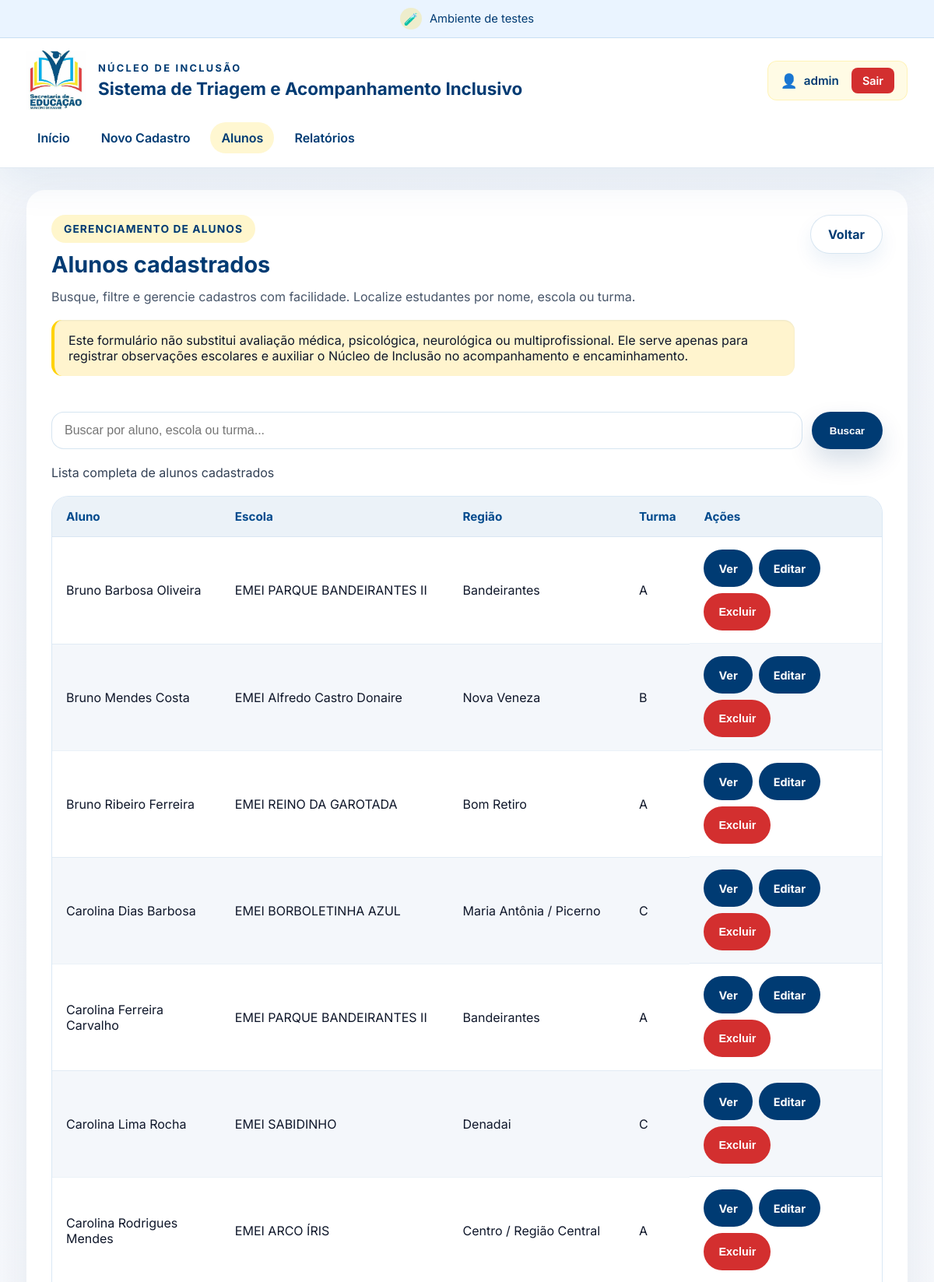
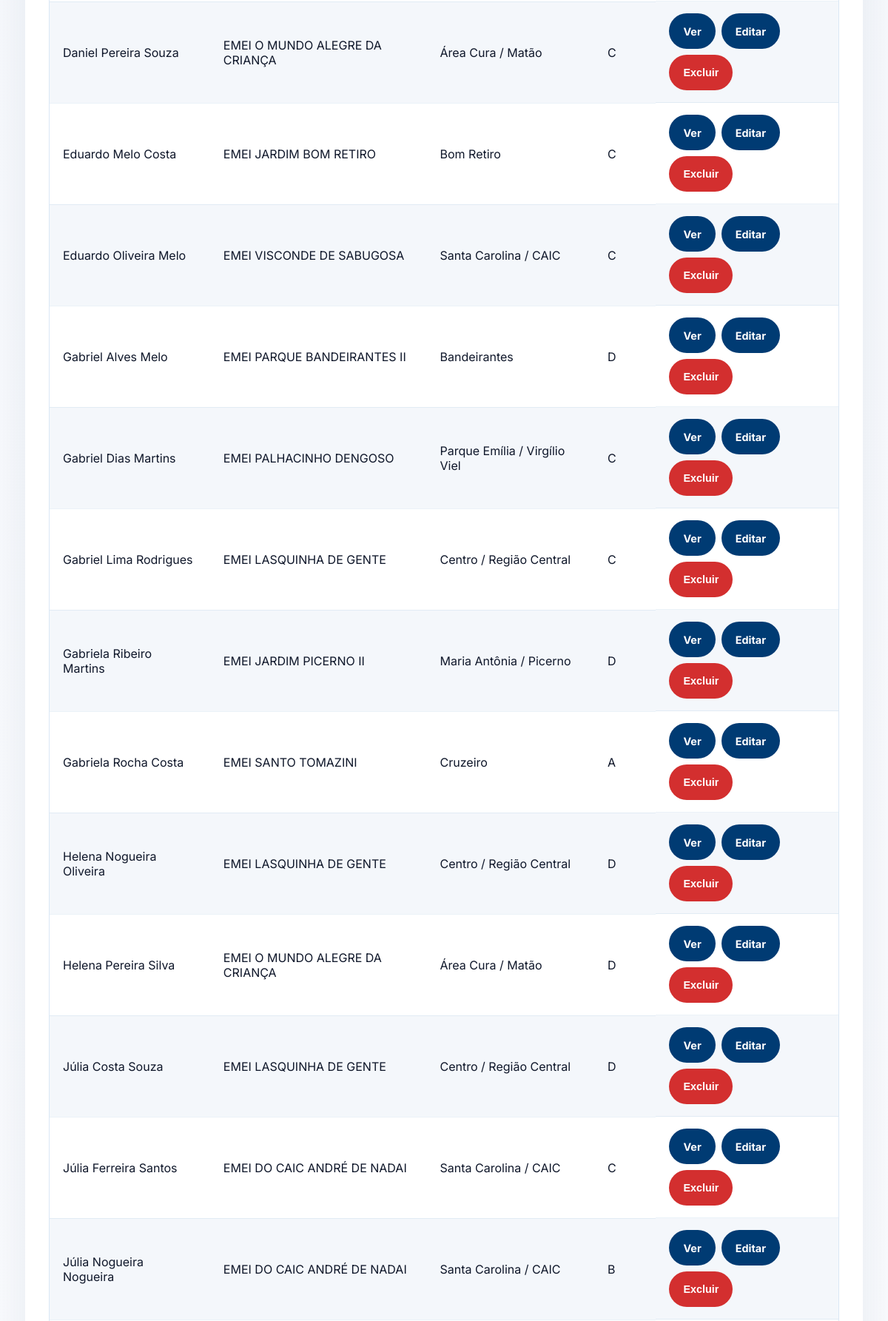
The app's page /alunos (signed in, upper part) with its own data (2 pictures, top to bottom).
### tables this page shows
CREATE TABLE alunos (
            id INTEGER PRIMARY KEY AUTOINCREMENT,
            escola_nome TEXT,
            unidade_regiao TEXT,
            responsavel_preenc TEXT,
            cargo_funcao TEXT,
            telefone_email TEXT,
            aluno_nome TEXT,
            data_nascimento TEXT,
            idade TEXT,
            ano_serie TEXT,
            turma TEXT,
            turno TEXT,
            responsavel_familiar TEXT,
            telefone_responsavel TEXT,
            laudo TEXT,
            aee TEXT,
            acompanhamento_externo TEXT,
            contato_visual TEXT,
            dificuldade_interacao TEXT,
            prefere_sozinho TEXT,
            dificuldade_regras TEXT,
            resposta_chamado TEXT,
            comunicacao_oral TEXT,
            repeticao_palavras TEXT,
            expressar_necessidades TEXT,
            incômodo_sensoriais TEXT,
            movimentos_repetitivos TEXT,
            apego_rotinas TEXT,
            irritacao_mudancas TEXT,
            interesses_restritos TEXT,
            crises_sem_causa TEXT,
            dificuldade_concentracao TEXT,
            apoio_constante TEXT,
            seletividade_alimentar TEXT,
            dificuldade_grupo TEXT,
            sensibilidade_toque TEXT,
            familia_alertada TEXT
        , data_cadastro TEXT, status_caso TEXT, nivel_atencao TEXT, sinais_observados TEXT, observacoes_pedagogicas TEXT);

### app.py (the view)
@app.route("/alunos", methods=["GET", "POST"])
@login_required
def alunos():
    termo = request.values.get("q", "").strip()
    cadastros = []
    mensagem = ""
    if termo:
        termo_sql = f"%{termo}%"
        conn = get_db_connection()
        cadastros = conn.execute(
            "SELECT * FROM alunos WHERE aluno_nome LIKE ? OR escola_nome LIKE ? OR turma LIKE ? ORDER BY aluno_nome",
            (termo_sql, termo_sql, termo_sql),
        ).fetchall()
        conn.close()
        mensagem = f"Resultados da busca para '{termo}' ({len(cadastros)} encontrado{'s' if len(cadastros) != 1 else ''})"
    else:
        conn = get_db_connection()
        cadastros = conn.execute("SELECT * FROM alunos ORDER BY aluno_nome").fetchall()
        conn.close()
        mensagem = "Lista completa de alunos cadastrados"
    return render_template(
        "listar.html",
        cadastros=cadastros,
        aviso=AVISO_IMPORTANTE,
        mensagem=mensagem,
        termo=termo,
    )

### app.py (called while the page is built)
def get_db_connection():
    conn = sqlite3.connect(DATABASE)
    conn.row_factory = sqlite3.Row
    return conn

def login_required(f):
    @wraps(f)
    def decorated_function(*args, **kwargs):
        if 'usuario' not in session:
            return redirect(url_for('login'))
        return f(*args, **kwargs)
    return decorated_function

### templates/listar.html (shortened to what this page needs)
<!DOCTYPE html>
<html lang="pt-BR">
<head>
    <link rel="stylesheet" href="{{ url_for('static', filename='style.css') }}" />
</head>
<body>
    {% include 'header.html' %}
    <main class="container">
        <section class="list-card">
            <div class="list-header">
                <div>
                    <span class="eyebrow">Gerenciamento de alunos</span>
                    <h2>Alunos cadastrados</h2>
                    <p class="section-note">Busque, filtre e gerencie cadastros com facilidade. Localize estudantes por nome, escola ou turma.</p>
                    <p class="warning">{{ aviso }}</p>
                </div>
                <div class="list-actions">
                    <a class="button secondary" href="{{ url_for('index') }}">Voltar</a>
                </div>
            </div>
            <form class="search-form" method="get" action="{{ url_for('alunos') }}">
                <input
                    type="text"
                    name="q"
                    placeholder="Buscar por aluno, escola ou turma..."
                    value="{{ termo or '' }}"
                    class="search-input"
                />
                <button class="button primary" type="submit">Buscar</button>
            </form>
            <p class="list-message">{{ mensagem }}</p>
            {% if cadastros %}
                <div class="table-scroll">
                    <table>
                        <thead>
                            <tr>
                                <th>Aluno</th>
                                <th>Escola</th>
                                <th>Região</th>
                                <th>Turma</th>
                                <th>Ações</th>
                            </tr>
                        </thead>
                        <tbody>
                            {% for aluno in cadastros %}
                                <tr>
                                    <td>{{ aluno['aluno_nome'] }}</td>
                                    <td>{{ aluno['escola_nome'] }}</td>
                                    <td>{{ aluno['unidade_regiao'] or '-' }}</td>
                                    <td>{{ aluno['turma'] or '-' }}</td>
                                    <td class="actions-cell">
                                        <a class="button small" href="{{ url_for('detalhes', aluno_id=aluno['id']) }}">Ver</a>
                                        <a class="button small" href="{{ url_for('editar', aluno_id=aluno['id']) }}">Editar</a>
                                        <form method="post" action="{{ url_for('excluir', aluno_id=aluno['id']) }}" onsubmit="return confirm('Deseja realmente excluir este cadastro?');">
                                            <button class="button small danger" type="submit">Excluir</button>
                                        </form>
                                    </td>
                                </tr>
                            {% endfor %}
                        </tbody>
                    </table>
                </div>
            {% else %}
                <div class="empty-state">
                    <p>{% if termo %}Nenhum cadastro encontrado para "{{ termo }}".{% else %}Nenhum cadastro encontrado.{% endif %}</p>
                </div>
            {% endif %}
        </section>
    </main>
</body>
</html>

### templates/header.html
<header class="page-header">
    <div class="header-strip">
        <span class="strip-icon">🧪</span>
        <span>Ambiente de testes</span>
    </div>
    <div class="header-main">
        <div class="brand-left">
            <img src="{{ url_for('static', filename='logo_secretaria.png') }}" alt="Secretaria de Educação de Sumaré" class="logo header-logo" />
            <div class="brand-copy">
                <span class="header-context">Núcleo de Inclusão</span>
                <h1>Sistema de Triagem e Acompanhamento Inclusivo</h1>
            </div>
        </div>
        <div class="user-panel">
            <div class="user-info">
                <span class="user-icon">👤</span>
                <span class="user-name">{{ session.get('usuario', 'Usuário') }}</span>
            </div>
            <a href="{{ url_for('logout') }}" class="logout-button" title="Sair do sistema">
                Sair
            </a>
        </div>
    </div>
    <nav class="main-nav">
        <a href="{{ url_for('index') }}" class="nav-link {% if request.path == url_for('index') %}active{% endif %}">Início</a>
        <a href="{{ url_for('novo_cadastro') }}" class="nav-link {% if request.path == url_for('novo_cadastro') %}active{% endif %}">Novo Cadastro</a>
        <a href="{{ url_for('alunos') }}" class="nav-link {% if request.path == url_for('alunos') %}active{% endif %}">Alunos</a>
        <a href="{{ url_for('relatorios') }}" class="nav-link {% if request.path == url_for('relatorios') %}active{% endif %}">Relatórios</a>
    </nav>
</header>

### records on screen
alunos: aluno_nome "Bruno Barbosa Oliveira", escola_nome "EMEI PARQUE BANDEIRANTES II", unidade_regiao "Bandeirantes", turma "A"
alunos: aluno_nome "Bruno Mendes Costa", escola_nome "EMEI Alfredo Castro Donaire", unidade_regiao "Nova Veneza", turma "B"
alunos: aluno_nome "Bruno Ribeiro Ferreira", escola_nome "EMEI REINO DA GAROTADA", unidade_regiao "Bom Retiro", turma "A"
alunos: aluno_nome "Carolina Dias Barbosa", escola_nome "EMEI BORBOLETINHA AZUL", unidade_regiao "Maria Antônia / Picerno", turma "C"
alunos: aluno_nome "Carolina Ferreira Carvalho", escola_nome "EMEI PARQUE BANDEIRANTES II", unidade_regiao "Bandeirantes", turma "A"
alunos: aluno_nome "Carolina Lima Rocha", escola_nome "EMEI SABIDINHO", unidade_regiao "Denadai", turma "C"
alunos: aluno_nome "Carolina Rodrigues Mendes", escola_nome "EMEI ARCO ÍRIS", unidade_regiao "Centro / Região Central", turma "A"
alunos: aluno_nome "Daniel Pereira Souza", escola_nome "EMEI O MUNDO ALEGRE DA CRIANÇA", unidade_regiao "Área Cura / Matão", turma "C"
alunos: aluno_nome "Eduardo Melo Costa", escola_nome "EMEI JARDIM BOM RETIRO", unidade_regiao "Bom Retiro", turma "C"
alunos: aluno_nome "Eduardo Oliveira Melo", escola_nome "EMEI VISCONDE DE SABUGOSA", unidade_regiao "Santa Carolina / CAIC", turma "C"
alunos: aluno_nome "Gabriel Alves Melo", escola_nome "EMEI PARQUE BANDEIRANTES II", unidade_regiao "Bandeirantes", turma "D"
alunos: aluno_nome "Gabriel Dias Martins", escola_nome "EMEI PALHACINHO DENGOSO", unidade_regiao "Parque Emília / Virgílio Viel", turma "C"
alunos: aluno_nome "Gabriel Lima Rodrigues", escola_nome "EMEI LASQUINHA DE GENTE", unidade_regiao "Centro / Região Central", turma "C"
alunos: aluno_nome "Gabriela Ribeiro Martins", escola_nome "EMEI JARDIM PICERNO II", unidade_regiao "Maria Antônia / Picerno", turma "D"
alunos: aluno_nome "Gabriela Rocha Costa", escola_nome "EMEI SANTO TOMAZINI", unidade_regiao "Cruzeiro", turma "A"
alunos: aluno_nome "Helena Nogueira Oliveira", escola_nome "EMEI LASQUINHA DE GENTE", unidade_regiao "Centro / Região Central", turma "D"
alunos: aluno_nome "Helena Pereira Silva", escola_nome "EMEI O MUNDO ALEGRE DA CRIANÇA", unidade_regiao "Área Cura / Matão", turma "D"
alunos: aluno_nome "Júlia Costa Souza", escola_nome "EMEI LASQUINHA DE GENTE", unidade_regiao "Centro / Região Central", turma "D"
alunos: aluno_nome "Júlia Ferreira Santos", escola_nome "EMEI DO CAIC ANDRÉ DE NADAI", unidade_regiao "Santa Carolina / CAIC", turma "C"
alunos: aluno_nome "Júlia Nogueira Nogueira", escola_nome "EMEI DO CAIC ANDRÉ DE NADAI", unidade_regiao "Santa Carolina / CAIC", turma "B"

### other values on screen
{{ session.get('usuario', 'Usuário') }} "admin"
{{ mensagem }} "Lista completa de alunos cadastrados"
